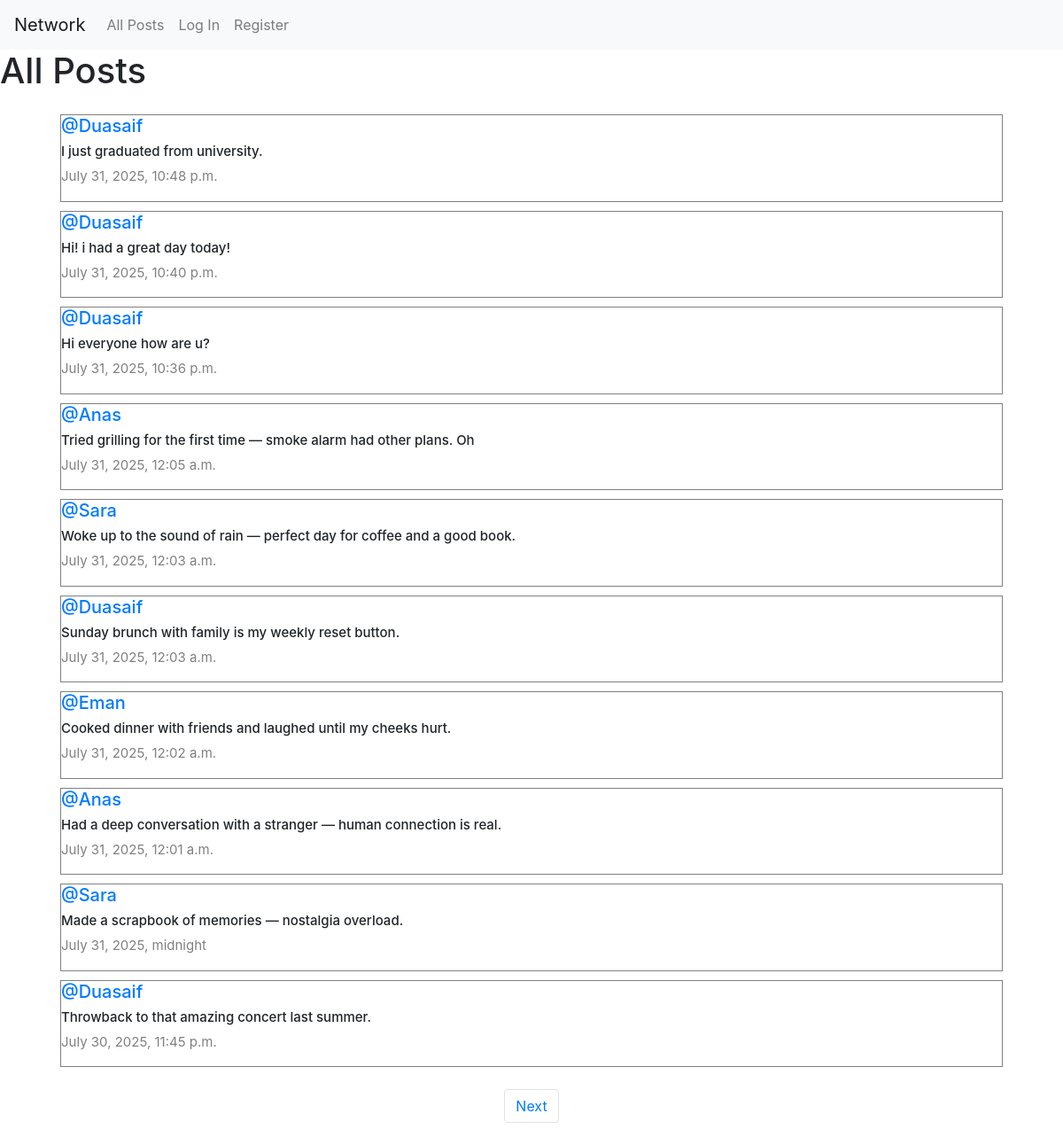
The page / on the database its author committed.
### network/models.py (models this page shows, shortened)
class Post(models.Model):
    content=models.CharField(max_length=140)
    user=models.ForeignKey(User, on_delete=models.CASCADE, related_name="author")
    date=models.DateTimeField(auto_now_add=True)

class User(AbstractUser):
    pass

### network/views.py (the view)
# urls.py: path("", views.index, name="index"),
def index(request):
    allPosts = Post.objects.all().order_by("-id")
    paginator = Paginator(allPosts, 10)
    page_number = request.GET.get('page')
    posts_of_the_page = paginator.get_page(page_number)
    whoYouLiked = []
    if request.user.is_authenticated:
        whoYouLiked = list(
            Like.objects.filter(user=request.user).values_list('post_id', flat=True)
        )
    like_counts = {
        post.id: Like.objects.filter(post=post).count()
        for post in posts_of_the_page
    }
    return render(request, "network/index.html", {
        "posts_of_the_page": posts_of_the_page,
        "whoYouLiked": json.dumps(whoYouLiked),
        "like_counts": like_counts  # 👈 new context
    })

### network/templates/network/index.html (shortened to what this page needs)
{% extends "network/layout.html" %}
{% load custom_tags %}
{% block body %}
<h1>All Posts</h1>
<div class="all-posts mx-5">
    {% for post in posts_of_the_page %}
    <div class="row post">
        <h5 class="username">
            <a href="{% url 'profile' post.user.id %}">@{{ post.user.username }}</a>
        </h5>
        <h6 class="content" id="content_{{ post.id }}">{{ post.content }}</h6>
        <p class="date">{{ post.date }}</p>
    </div>
    {% endfor %}
</div>
<nav aria-label="Page navigation example">
    <ul class="pagination d-flex justify-content-center">
        {% if posts_of_the_page.has_next %}
        <li class="page-item">
            <a class="page-link" href="?page={{ posts_of_the_page.next_page_number }}">Next</a>
        </li>
        {% endif %}
    </ul>
</nav>
{% endblock %}

### network/templates/network/layout.html (shortened to what this page needs)
{% load static %}
<!DOCTYPE html>
<html lang="en">
    <head>
        <link rel="stylesheet" href="https://stackpath.bootstrapcdn.com/bootstrap/4.4.1/css/bootstrap.min.css">
        <link href="{% static 'network/styles.css' %}" rel="stylesheet">
        <link rel="stylesheet" href="https://cdnjs.cloudflare.com/ajax/libs/font-awesome/4.7.0/css/font-awesome.min.css">
    </head>
    <body>
        <nav class="navbar navbar-expand-lg navbar-light bg-light">
            <a class="navbar-brand" href="{% url 'index' %}">Network</a>
            <div>
              <ul class="navbar-nav mr-auto">
                <li class="nav-item">
                  <a class="nav-link" href="{% url 'index' %}">All Posts</a>
                </li>
                {% if user.is_authenticated %}
                    <li class="nav-item">
                        <a class="nav-link" href="{% url 'following' %}">Following</a>
                    </li>
                    <li class="nav-item">
                        <a class="nav-link" href="{% url 'logout' %}">Log Out</a>
                    </li>
                {% else %}
                    <li class="nav-item">
                        <a class="nav-link" href="{% url 'login' %}">Log In</a>
                    </li>
                    <li class="nav-item">
                        <a class="nav-link" href="{% url 'register' %}">Register</a>
                    </li>
                {% endif %}
              </ul>
            </div>
          </nav>
        <div class="body">
            {% block body %}
            {% endblock %}
        </div>
    </body>
</html>

### network/static/network/styles.css (style rules this page uses)
.all-posts { display: flex; justify-content: flex-start; flex-direction: column; margin: 20px; }
.post { border: 0.1px solid grey; display: flex; justify-content: center; flex-direction: column; box-sizing: border-box; margin: 5px 20px; }
.content { font-size: 15px; }
.username { font-size: 20px; }
.date { color: grey; font-size: 15px; }

### rows shown on the page
Post: user.username "Duasaif", content "I just graduated from university.", date "July 31, 2025, 10:48 p.m."
Post: user.username "Duasaif", content "Hi! i had a great day today!", date "July 31, 2025, 10:40 p.m."
Post: user.username "Duasaif", content "Hi everyone how are u?", date "July 31, 2025, 10:36 p.m."
Post: user.username "Anas", content "Tried grilling for the first time — smoke alarm had other plans. Oh", date "July 31, 2025, 12:05 a.m."
Post: user.username "Sara", content "Woke up to the sound of rain — perfect day for coffee and a good book.", date "July 31, 2025, 12:03 a.m."
Post: user.username "Duasaif", content "Sunday brunch with family is my weekly reset button.", date "July 31, 2025, 12:03 a.m."
Post: user.username "Eman", content "Cooked dinner with friends and laughed until my cheeks hurt.", date "July 31, 2025, 12:02 a.m."
Post: user.username "Anas", content "Had a deep conversation with a stranger — human connection is real.", date "July 31, 2025, 12:01 a.m."
Post: user.username "Sara", content "Made a scrapbook of memories — nostalgia overload.", date "July 31, 2025, midnight"
Post: user.username "Duasaif", content "Throwback to that amazing concert last summer.", date "July 30, 2025, 11:45 p.m."
